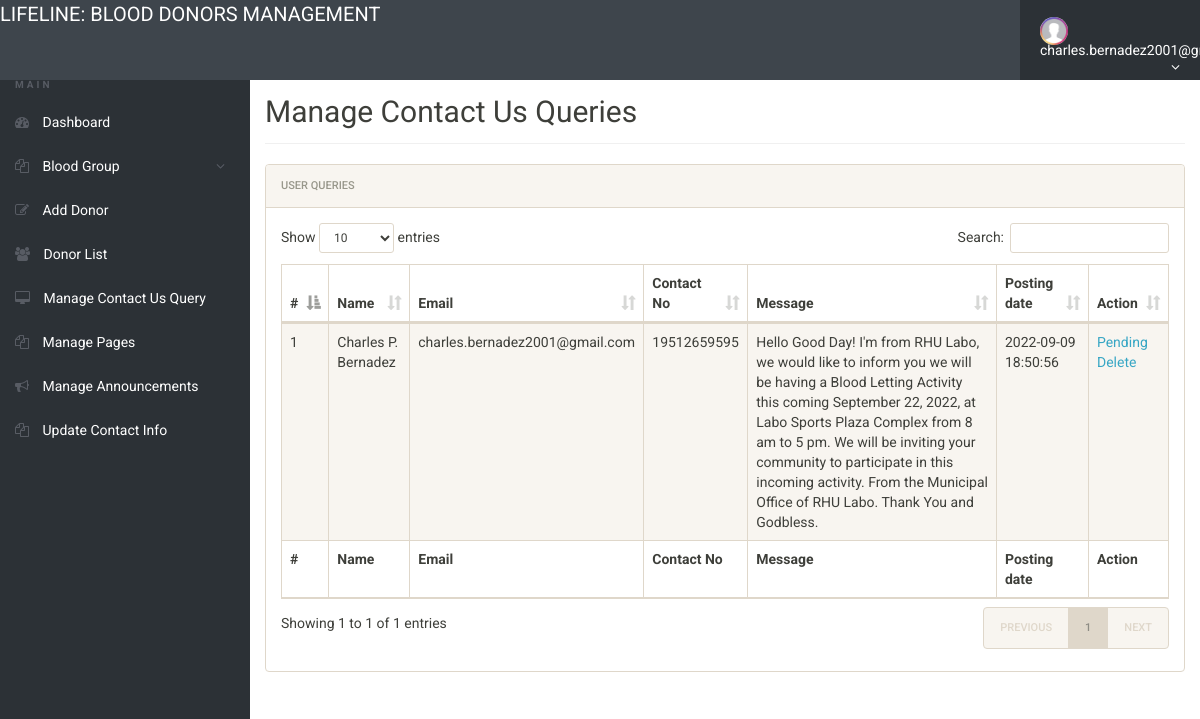
/admin/manage-conactusquery.php (signed in), run on the app's committed database.
### tables this page shows
CREATE TABLE `tblcontactusquery` (
  `id` int(11) NOT NULL AUTO_INCREMENT,
  `name` varchar(100) DEFAULT NULL,
  `EmailId` varchar(120) DEFAULT NULL,
  `ContactNumber` char(11) DEFAULT NULL,
  `Message` longtext,
  `PostingDate` timestamp NOT NULL DEFAULT CURRENT_TIMESTAMP,
  `status` int(11) DEFAULT NULL,
  PRIMARY KEY (`id`)
);

### admin/manage-conactusquery.php (the view, shortened to what this page needs)
<?php
include('includes/config.php');
if (strlen($_SESSION['alogin']) == 0) {
	header('location:index.php');
} else {
?>
	<!doctype html>
	<html lang="en" class="no-js">
	<head>
		<link rel="stylesheet" href="css/font-awesome.min.css">
		<link rel="stylesheet" href="css/bootstrap.min.css">
		<link rel="stylesheet" href="css/dataTables.bootstrap.min.css">
		<link rel="stylesheet" href="css/bootstrap-social.css">
		<link rel="stylesheet" href="css/bootstrap-select.css">
		<link rel="stylesheet" href="css/fileinput.min.css">
		<link rel="stylesheet" href="css/awesome-bootstrap-checkbox.css">
		<link rel="stylesheet" href="css/style.css">
	</head>
	<body>
		<?php include('includes/header.php'); ?>
		<div class="ts-main-content">
			<?php include('includes/leftbar.php'); ?>
			<div class="content-wrapper">
				<div class="container-fluid">
					<div class="row">
						<div class="col-md-12">
							<h2 class="page-title">Manage Contact Us Queries</h2>
							<div class="panel panel-default">
								<div class="panel-heading">User queries</div>
								<div class="panel-body">
									<table id="zctb" class="display table table-striped table-bordered table-hover" cellspacing="0" width="100%">
										<thead>
											<tr>
												<th>#</th>
												<th>Name</th>
												<th>Email</th>
												<th>Contact No</th>
												<th>Message</th>
												<th>Posting date</th>
												<th>Action</th>
											</tr>
										</thead>
										<tfoot>
											<tr>
												<th>#</th>
												<th>Name</th>
												<th>Email</th>
												<th>Contact No</th>
												<th>Message</th>
												<th>Posting date</th>
												<th>Action</th>
											</tr>
										</tfoot>
										<tbody>
											<?php $sql = "SELECT * from  tblcontactusquery ";
											$query = $dbh->prepare($sql);
											$query->execute();
											$results = $query->fetchAll(PDO::FETCH_OBJ);
											$cnt = 1;
											if ($query->rowCount() > 0) {
												foreach ($results as $result) {				?>
													<tr>
														<td><?php echo htmlentities($cnt); ?></td>
														<td><?php echo htmlentities($result->name); ?></td>
														<td><?php echo htmlentities($result->EmailId); ?></td>
														<td><?php echo htmlentities($result->ContactNumber); ?></td>
														<td><?php echo htmlentities($result->Message); ?></td>
														<td><?php echo htmlentities($result->PostingDate); ?></td>
														<?php if ($result->status == 1) {
														?><td>Read<br />
																<a href="manage-conactusquery.php?del=<?php echo htmlentities($result->id); ?>" onclick="return confirm('Do you really want to read')">Delete</a>
															</td>
														<?php } else { ?>
															<td><a href="manage-conactusquery.php?eid=<?php echo htmlentities($result->id); ?>" onclick="return confirm('Do you really want to read')">Pending</a><br />
																<a href="manage-conactusquery.php?eid=<?php echo htmlentities($result->id); ?>" onclick="return confirm('Do you really want to read')">Delete</a>
															</td>
														<?php } ?>
													</tr>
											<?php $cnt = $cnt + 1;
												}
											} ?>
										</tbody>
									</table>
								</div>
							</div>
						</div>
					</div>
				</div>
			</div>
		</div>
	</body>
	</html>
<?php } ?>

### admin/css/style.css (style rules this page uses)
html { font-size: 14px; }
@media only screen and (min-width: 480px) { html { font-size: 17px; } }
@media only screen and (min-width: 768px) { html { font-size: 14px; } }
body { font-size: 1em; }
a { color: #37a6c4; }
.panel { overflow: hidden; }
.page-title { padding-bottom: 15px; margin-bottom: 20px; border-bottom: 1px solid #f0f0f0; }
.ts-main-content .content-wrapper { padding-top: 15px; margin-top: 60px; }
@media only screen and (min-width: 992px) { .ts-main-content .content-wrapper { margin-left: 250px; } }

### data on the page
tblcontactusquery: name "Charles P. Bernadez", EmailId "charles.bernadez2001@gmail.com", ContactNumber "19512659595", Message "Hello Good Day! I'm from RHU Labo, we would like to inform you we will be having a Blood Letting Activity this coming September 22, 2022, at Labo Sports Plaza Complex from 8 am to 5 pm. We will be inviting your community to participate in this incoming activity. From the Municipal Office of RHU Labo. Thank You and Godbless.", PostingDate "2022-09-09 18:50:56"
